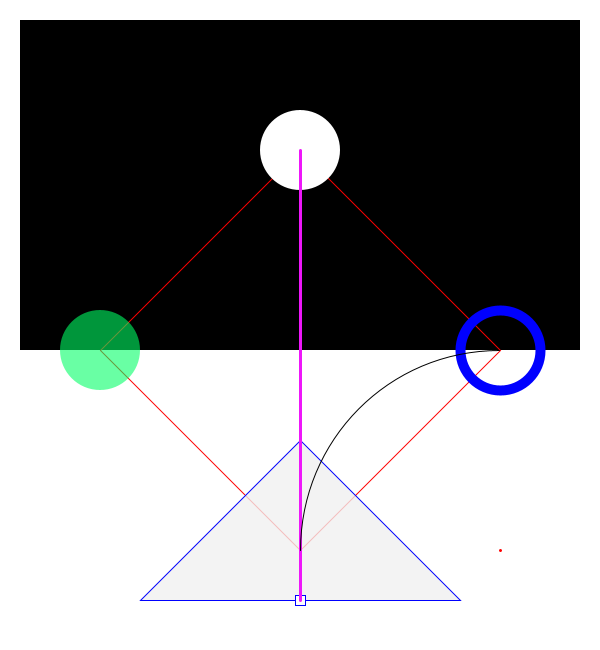
Frame 1 (no input)
Frame 60 (the mouse pressed at the canvas centre just before this capture): identical to frame 1, image omitted
Frame 120 (the mouse held since frame 60 and released just before this capture): identical to frame 1, image omitted

The Processing sketch that drew this single still picture (run headless with seeded random() and noise(); from frame 60 on, the mouse is pressed at the canvas centre):

// Processing sketch: day5
// ── day5.pde
//Drawing Order

int center = 500;


void setup(){ //runs once at startup
  size(600, 650);
}  

void draw(){
  background(255); //set background white
  
  //black rectangle
  fill(0); //color within the next shape
  rectMode(CORNER);
  noStroke(); //no outline
  rect(20, 20, 560, 330); //rect(a, b, c, d)
  
  //red quad
  stroke(255,0,0); //red outline color
  noFill(); //no color fill in shape
  strokeWeight(1);
  quad(300,150, 100, 350, 300, 550, 500, 350);
  //quad(x1, y1, x2, y2, x3, y3, x4, y4)
  
  //top circle
  fill(255); //white
  noStroke(); //no outline
  ellipse(300,150,80,80); //our first circle
  
  //left circle
  fill(0,255,100,150); //4th variable, transparency
  noStroke(); //no outline
  ellipse(100,350,80,80);
  
  //right circle
  noFill();
  strokeWeight(10);
  stroke(0,0,255);
  ellipse(500,350,80,80);
  
  //triangle
  strokeWeight(1);
  fill(240,200);
  triangle(300,440,140,600,460,600);
  //triangle(x1,y1,x2,y2,x3,y3)
  
  //rectangle on the bottom of the triangle
  fill(255);
  stroke(0,0,255);
  rectMode(CENTER);
  rect(300,600,10,10);
  
  //line between two points
  stroke(238,23,250);
  strokeWeight(3);
  line(300,150,300,600);
  
  //arc
  stroke(0);
  noFill();
  strokeWeight(1);
  arc(500,550,400,400,PI,PI + HALF_PI);
  //arc(a,b,c,d,start,stop);
  
  //point
  stroke(255,0,0);
  strokeWeight(3);
  point(500,550);
  //point(x, y);
  
}  
